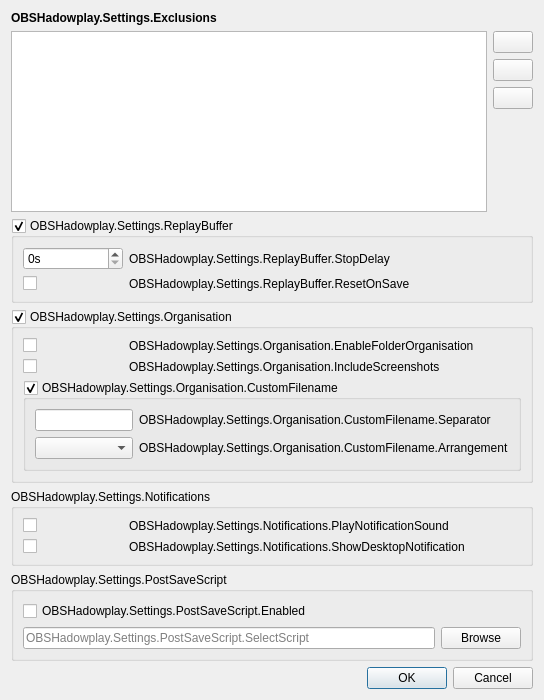
<?xml version="1.0" encoding="UTF-8"?>
<ui version="4.0">
 <class>SettingsDialog</class>
 <widget class="QDialog" name="SettingsDialog">
  <property name="geometry">
   <rect>
    <x>0</x>
    <y>0</y>
    <width>544</width>
    <height>700</height>
   </rect>
  </property>
  <property name="sizePolicy">
   <sizepolicy hsizetype="Minimum" vsizetype="Minimum">
    <horstretch>0</horstretch>
    <verstretch>0</verstretch>
   </sizepolicy>
  </property>
  <property name="windowTitle">
   <string>OBSHadowplay.Settings</string>
  </property>
  <property name="modal">
   <bool>true</bool>
  </property>
  <layout class="QVBoxLayout" name="verticalLayout">
   <item>
    <layout class="QVBoxLayout" name="verticalLayout_2">
     <item>
      <widget class="QLabel" name="exceptions_label">
       <property name="font">
        <font>
         <bold>true</bold>
        </font>
       </property>
       <property name="text">
        <string>OBSHadowplay.Settings.Exclusions</string>
       </property>
      </widget>
     </item>
     <item>
      <layout class="QHBoxLayout" name="horizontalLayout">
       <item>
        <widget class="QListWidget" name="exceptions_list">
         <property name="frameShadow">
          <enum>QFrame::Raised</enum>
         </property>
         <property name="showDropIndicator" stdset="0">
          <bool>false</bool>
         </property>
        </widget>
       </item>
       <item>
        <layout class="QVBoxLayout" name="verticalLayout_4">
         <item>
          <widget class="QPushButton" name="add_exception_button">
           <property name="toolTip">
            <string>OBSHadowplay.Settings.AddExclusion</string>
           </property>
           <property name="text">
            <string/>
           </property>
           <property name="themeID" stdset="0">
            <string>addIconSmall</string>
           </property>
           <property name="toolButton" stdset="0">
            <bool>true</bool>
           </property>
          </widget>
         </item>
         <item>
          <widget class="QPushButton" name="edit_exception_button">
           <property name="toolTip">
            <string>OBSHadowplay.Settings.EditExclusion</string>
           </property>
           <property name="text">
            <string/>
           </property>
           <property name="themeID" stdset="0">
            <string>cogsIcon</string>
           </property>
           <property name="toolButton" stdset="0">
            <bool>true</bool>
           </property>
          </widget>
         </item>
         <item>
          <widget class="QPushButton" name="delete_exception_button">
           <property name="toolTip">
            <string>OBSHadowplay.Settings.DeleteExclusion</string>
           </property>
           <property name="text">
            <string/>
           </property>
           <property name="themeID" stdset="0">
            <string>removeIconSmall</string>
           </property>
           <property name="toolButton" stdset="0">
            <bool>true</bool>
           </property>
          </widget>
         </item>
         <item>
          <spacer name="verticalSpacer">
           <property name="orientation">
            <enum>Qt::Vertical</enum>
           </property>
           <property name="sizeHint" stdset="0">
            <size>
             <width>20</width>
             <height>40</height>
            </size>
           </property>
          </spacer>
         </item>
        </layout>
       </item>
      </layout>
     </item>
    </layout>
   </item>
   <item>
    <widget class="QGroupBox" name="group_box_buffer">
     <property name="toolTip">
      <string>OBSHadowplay.Settings.ReplayBuffer.EnableAutomaticStartStop</string>
     </property>
     <property name="title">
      <string>OBSHadowplay.Settings.ReplayBuffer</string>
     </property>
     <property name="checkable">
      <bool>true</bool>
     </property>
     <layout class="QGridLayout" name="gridLayout" columnstretch="0,1" columnminimumwidth="100,0">
      <item row="0" column="1">
       <widget class="QLabel" name="label">
        <property name="text">
         <string>OBSHadowplay.Settings.ReplayBuffer.StopDelay</string>
        </property>
       </widget>
      </item>
      <item row="0" column="0">
       <widget class="QSpinBox" name="buffer_stop_delay_spinbox">
        <property name="suffix">
         <string>s</string>
        </property>
        <property name="maximum">
         <number>999999999</number>
        </property>
       </widget>
      </item>
      <item row="1" column="1">
       <widget class="QLabel" name="reset_buffer_on_save_label">
        <property name="text">
         <string>OBSHadowplay.Settings.ReplayBuffer.ResetOnSave</string>
        </property>
        <property name="class" stdset="0">
         <string>icon-trash</string>
        </property>
       </widget>
      </item>
      <item row="1" column="0">
       <layout class="QHBoxLayout" name="horizontalLayout_2">
        <item>
         <widget class="QCheckBox" name="reset_buffer_on_save_checkbox">
          <property name="text">
           <string/>
          </property>
         </widget>
        </item>
        <item alignment="Qt::AlignRight">
         <widget class="QLabel" name="reset_on_save_info_icon">
          <property name="toolTip">
           <string>OBSHadowplay.Settings.ReplayBuffer.ResetOnSave.Warning</string>
          </property>
          <property name="text">
           <string/>
          </property>
         </widget>
        </item>
       </layout>
      </item>
     </layout>
    </widget>
   </item>
   <item>
    <widget class="QGroupBox" name="group_box_organisation">
     <property name="toolTip">
      <string>OBSHadowplay.Settings.Organisation.EnableAutoOrganisation</string>
     </property>
     <property name="title">
      <string>OBSHadowplay.Settings.Organisation</string>
     </property>
     <property name="flat">
      <bool>false</bool>
     </property>
     <property name="checkable">
      <bool>true</bool>
     </property>
     <layout class="QGridLayout" name="gridLayout_2" columnstretch="0,1" columnminimumwidth="100,0">
      <property name="leftMargin">
       <number>9</number>
      </property>
      <item row="1" column="1">
       <widget class="QLabel" name="label_4">
        <property name="text">
         <string>OBSHadowplay.Settings.Organisation.IncludeScreenshots</string>
        </property>
       </widget>
      </item>
      <item row="2" column="0" colspan="2">
       <widget class="QGroupBox" name="custom_filename_groupbox">
        <property name="toolTip">
         <string>OBSHadowplay.Settings.Organisation.CustomFilename.EnableCustomFilename</string>
        </property>
        <property name="title">
         <string>OBSHadowplay.Settings.Organisation.CustomFilename</string>
        </property>
        <property name="checkable">
         <bool>true</bool>
        </property>
        <layout class="QGridLayout" name="gridLayout_4" columnminimumwidth="90,0">
         <item row="1" column="0">
          <widget class="QComboBox" name="custom_filename_format_arrangement">
           <property name="editable">
            <bool>false</bool>
           </property>
           <property name="currentIndex">
            <number>-1</number>
           </property>
          </widget>
         </item>
         <item row="0" column="0">
          <widget class="QLineEdit" name="custom_filename_separator_textbox">
           <property name="clearButtonEnabled">
            <bool>false</bool>
           </property>
          </widget>
         </item>
         <item row="0" column="1">
          <widget class="QLabel" name="label_8">
           <property name="text">
            <string>OBSHadowplay.Settings.Organisation.CustomFilename.Separator</string>
           </property>
          </widget>
         </item>
         <item row="1" column="1">
          <widget class="QLabel" name="label_5">
           <property name="text">
            <string>OBSHadowplay.Settings.Organisation.CustomFilename.Arrangement</string>
           </property>
          </widget>
         </item>
        </layout>
       </widget>
      </item>
      <item row="1" column="0">
       <widget class="QCheckBox" name="include_screenshots_checkbox">
        <property name="text">
         <string/>
        </property>
       </widget>
      </item>
      <item row="0" column="0">
       <widget class="QCheckBox" name="folder_organisation_checkbox">
        <property name="text">
         <string/>
        </property>
       </widget>
      </item>
      <item row="0" column="1">
       <widget class="QLabel" name="label_2">
        <property name="text">
         <string>OBSHadowplay.Settings.Organisation.EnableFolderOrganisation</string>
        </property>
       </widget>
      </item>
     </layout>
    </widget>
   </item>
   <item>
    <widget class="QGroupBox" name="group_box_notifications">
     <property name="title">
      <string>OBSHadowplay.Settings.Notifications</string>
     </property>
     <property name="checkable">
      <bool>false</bool>
     </property>
     <layout class="QGridLayout" name="gridLayout_3" columnstretch="0,1" columnminimumwidth="100,0">
      <property name="sizeConstraint">
       <enum>QLayout::SetDefaultConstraint</enum>
      </property>
      <item row="1" column="0">
       <widget class="QCheckBox" name="show_desktop_notif_checkbox">
        <property name="text">
         <string/>
        </property>
       </widget>
      </item>
      <item row="1" column="1">
       <widget class="QLabel" name="label_7">
        <property name="text">
         <string>OBSHadowplay.Settings.Notifications.ShowDesktopNotification</string>
        </property>
       </widget>
      </item>
      <item row="0" column="0">
       <widget class="QCheckBox" name="play_notification_sound_checkbox">
        <property name="sizePolicy">
         <sizepolicy hsizetype="Minimum" vsizetype="Fixed">
          <horstretch>0</horstretch>
          <verstretch>0</verstretch>
         </sizepolicy>
        </property>
        <property name="text">
         <string/>
        </property>
       </widget>
      </item>
      <item row="0" column="1">
       <widget class="QLabel" name="label_6">
        <property name="text">
         <string>OBSHadowplay.Settings.Notifications.PlayNotificationSound</string>
        </property>
       </widget>
      </item>
     </layout>
    </widget>
   </item>
   <item>
    <widget class="QGroupBox" name="group_box_post_save">
     <property name="title">
      <string>OBSHadowplay.Settings.PostSaveScript</string>
     </property>
     <layout class="QVBoxLayout" name="verticalLayout_post_save">
      <item>
       <widget class="QCheckBox" name="enable_post_save_script_checkbox">
        <property name="text">
         <string>OBSHadowplay.Settings.PostSaveScript.Enabled</string>
        </property>
       </widget>
      </item>
      <item>
       <layout class="QHBoxLayout" name="horizontalLayout_3">
        <item>
         <widget class="QLineEdit" name="post_save_script_path">
          <property name="readOnly">
           <bool>true</bool>
          </property>
          <property name="placeholderText">
           <string>OBSHadowplay.Settings.PostSaveScript.SelectScript</string>
          </property>
         </widget>
        </item>
        <item>
         <widget class="QPushButton" name="browse_script_button">
          <property name="toolTip">
           <string>OBSHadowplay.Settings.PostSaveScript.Browse</string>
          </property>
          <property name="text">
           <string>Browse</string>
          </property>
         </widget>
        </item>
       </layout>
      </item>
     </layout>
    </widget>
   </item>
   <item>
    <widget class="QDialogButtonBox" name="button_box">
     <property name="orientation">
      <enum>Qt::Horizontal</enum>
     </property>
     <property name="standardButtons">
      <set>QDialogButtonBox::Cancel|QDialogButtonBox::Ok</set>
     </property>
    </widget>
   </item>
  </layout>
 </widget>
 <resources/>
 <connections>
  <connection>
   <sender>button_box</sender>
   <signal>accepted()</signal>
   <receiver>SettingsDialog</receiver>
   <slot>accept()</slot>
   <hints>
    <hint type="sourcelabel">
     <x>248</x>
     <y>254</y>
    </hint>
    <hint type="destinationlabel">
     <x>157</x>
     <y>274</y>
    </hint>
   </hints>
  </connection>
  <connection>
   <sender>button_box</sender>
   <signal>rejected()</signal>
   <receiver>SettingsDialog</receiver>
   <slot>reject()</slot>
   <hints>
    <hint type="sourcelabel">
     <x>316</x>
     <y>260</y>
    </hint>
    <hint type="destinationlabel">
     <x>286</x>
     <y>274</y>
    </hint>
   </hints>
  </connection>
 </connections>
</ui>
